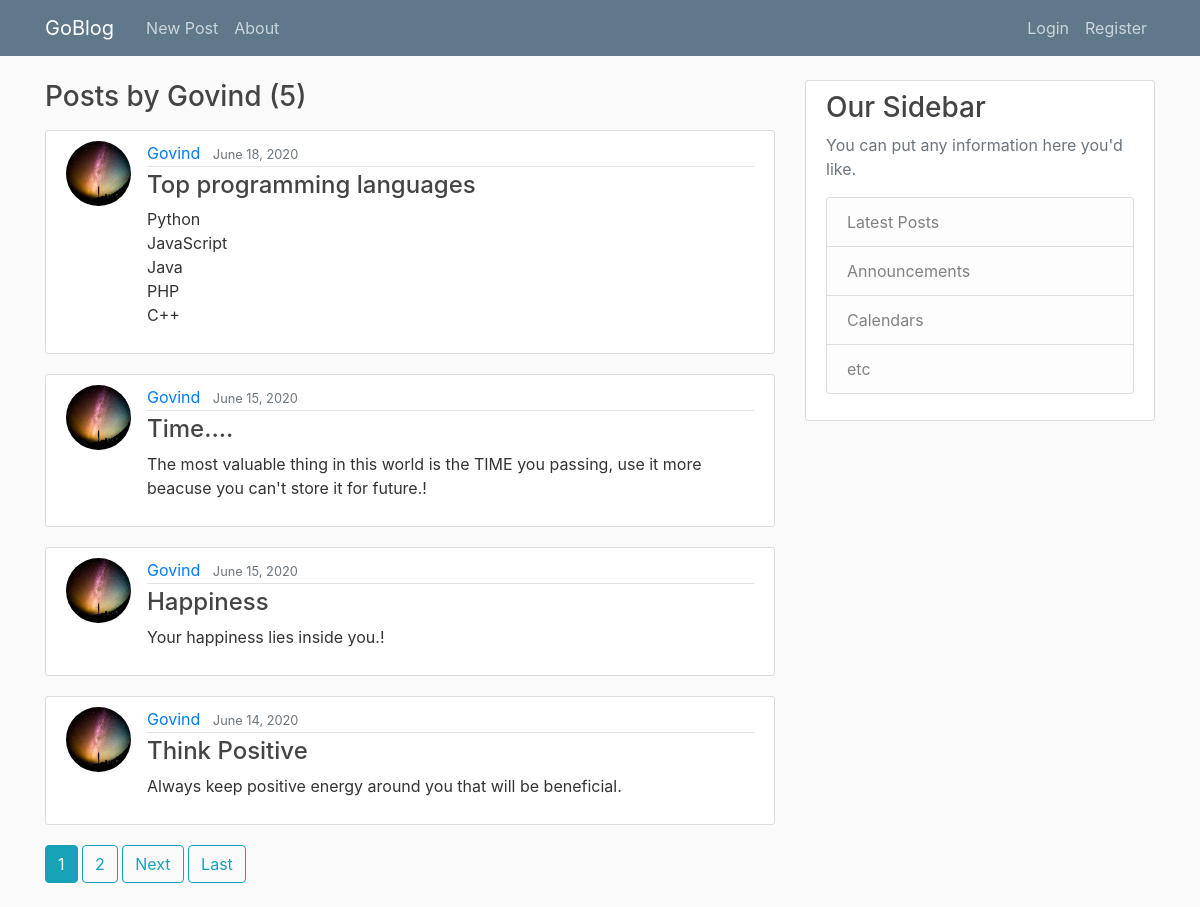
The page /user/Govind on the database its author committed.
### blog/models.py (models this page shows, shortened)
class Post(models.Model):
    title = models.CharField(max_length=100)
    content = models.TextField()
    date_posted = models.DateTimeField(default=timezone.now)
    author = models.ForeignKey(User, on_delete= models.CASCADE )

### users/models.py (models this page shows, shortened)
class Profile(models.Model):
    user = models.OneToOneField(User, on_delete=models.CASCADE)
    image = db.models.ImageField(default='default.jpg', upload_to='profile_pics')

### blog/views.py (the view)
# urls.py: path('user/<str:username>',UserPostListView.as_view(), name= 'user-posts'),
class UserPostListView(ListView):
    model = Post
    template_name = 'blog/user_posts.html' # naming covention is appname/model_viewtype.html for ListView but we can change it here
    context_object_name = 'posts'       # to tell listview  which object to be passed which we used in html file
    ordering = ['-date_posted']
    paginate_by = 4                # for pagination of page
    def get_queryset(self):
        user = get_object_or_404(User, username=self.kwargs.get('username'))
        return Post.objects.filter(author=user).order_by('-date_posted')

### blog/templates/blog/user_posts.html (shortened to what this page needs)
{% extends "blog/base.html" %}
{% block content %}
    <h3 class="mb-3">Posts by {{ view.kwargs.username }} ({{ page_obj.paginator.count }})</h3>
    {% for post in posts %}
        <article class="media content-section">
          <img class="rounded-circle article-img" src="{{ post.author.profile.image.url }}">
          <div class="media-body">
            <div class="article-metadata">
              <a class="mr-2" href="{% url 'user-posts' post.author.username %}">{{ post.author }}</a>
              <small class="text-muted">{{ post.date_posted|date:"F d, Y" }}</small>
            </div>
            <h4><a class="article-title" href="{% url 'post-detail' post.id %}">{{ post.title }}</a></h4>
            <p class="article-content">{{ post.content }}</p>
          </div>
        </article>
    {% endfor %}
    {% if is_paginated %}
      {% for num in page_obj.paginator.page_range %}
        {% if page_obj.number == num %}
          <a class="btn btn-info mb-4" href="?page={{ num }}">{{ num }}</a>
        {% elif num > page_obj.number|add:'-3' and num < page_obj.number|add:'3' %}
          <a class="btn btn-outline-info mb-4" href="?page={{ num }}">{{ num }}</a>
        {% endif %}
      {% endfor %}
      {% if page_obj.has_next %}
        <a class="btn btn-outline-info mb-4" href="?page={{ page_obj.next_page_number }}">Next</a>
        <a class="btn btn-outline-info mb-4" href="?page={{ page_obj.paginator.num_pages }}">Last</a>
      {% endif %}
    {% endif %}
{% endblock content %}

### blog/static/blog/main.css (style rules this page uses)
body { background: #fafafa; color: #333333; margin-top: 5rem; }
h1, h2, h3, h4, h5, h6 { color: #444444; }
.content-section { background: #ffffff; padding: 10px 20px; border: 1px solid #dddddd; border-radius: 3px; margin-bottom: 20px; }
.article-title { color: #444444; }
.article-content { white-space: pre-line; }
.article-img { height: 65px; width: 65px; margin-right: 16px; }
.article-metadata { padding-bottom: 1px; margin-bottom: 4px; border-bottom: 1px solid #e3e3e3 }

### rows shown on the page
Post: author.profile.image (picture), author "Govind", date_posted "June 18, 2020", title "Top programming languages", content "Python JavaScript Java PHP C++"
Post: author.profile.image (picture), author "Govind", date_posted "June 15, 2020", title "Time....", content "The most valuable thing in this world is the TIME you passing, use it more beacuse you can't store it for future.!"
Post: author.profile.image (picture), author "Govind", date_posted "June 15, 2020", title "Happiness", content "Your happiness lies inside you.!"
Post: author.profile.image (picture), author "Govind", date_posted "June 14, 2020", title "Think Positive", content "Always keep positive energy around you that will be beneficial."

### other values the page prints
{{ view.kwargs.username }} "Govind"
{{ page_obj.paginator.count }} "5"
{{ num }} "1"
{{ num }} "2"
